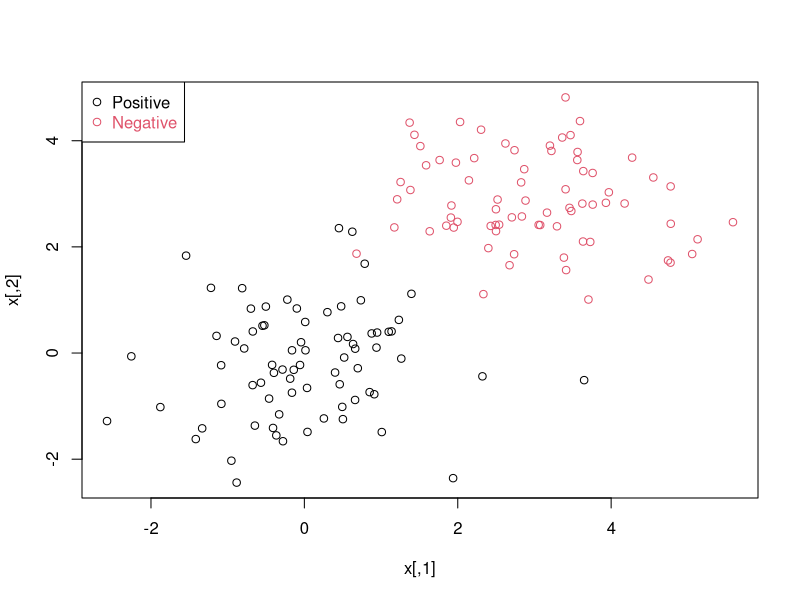
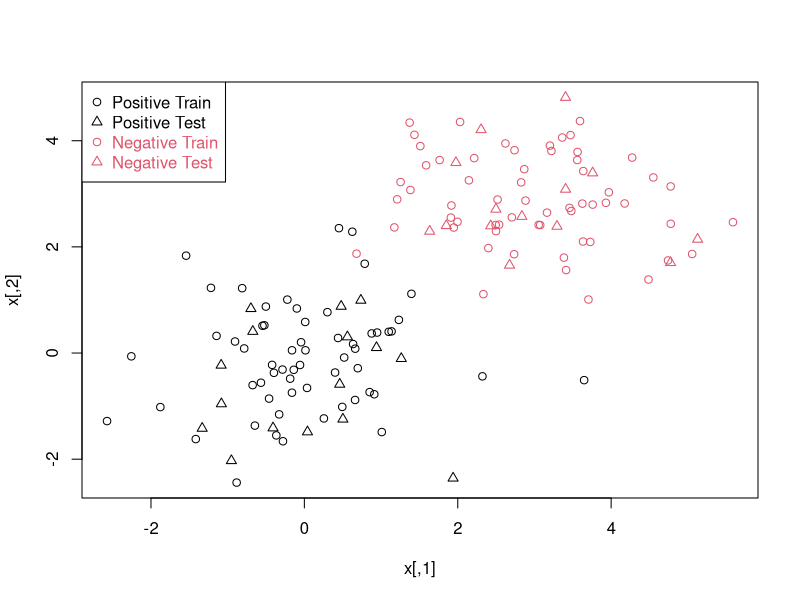
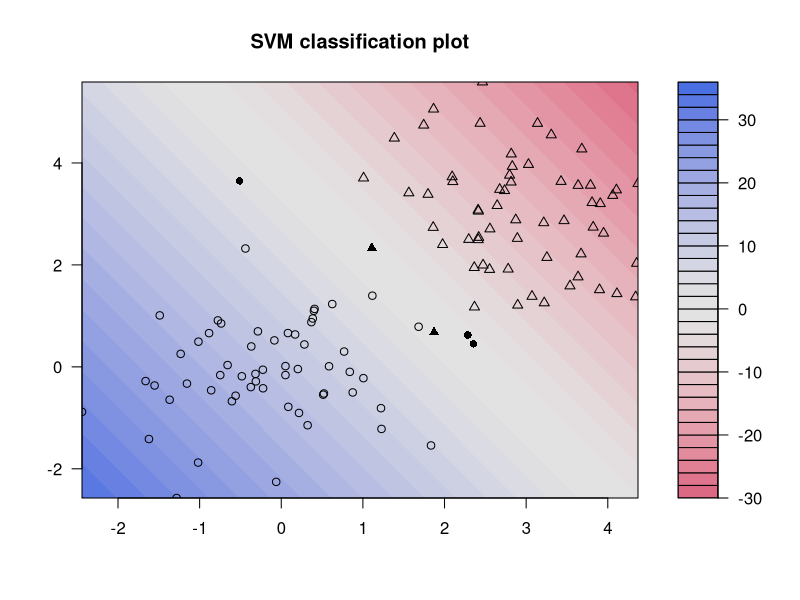
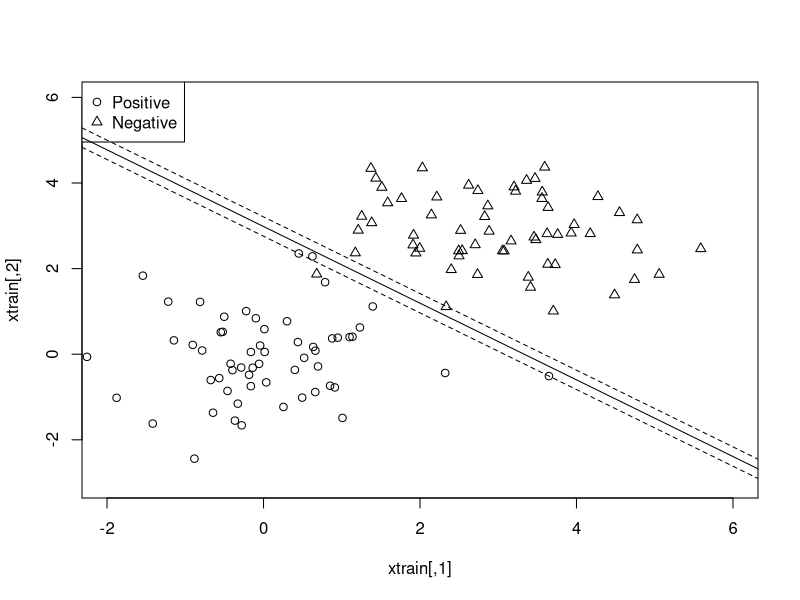
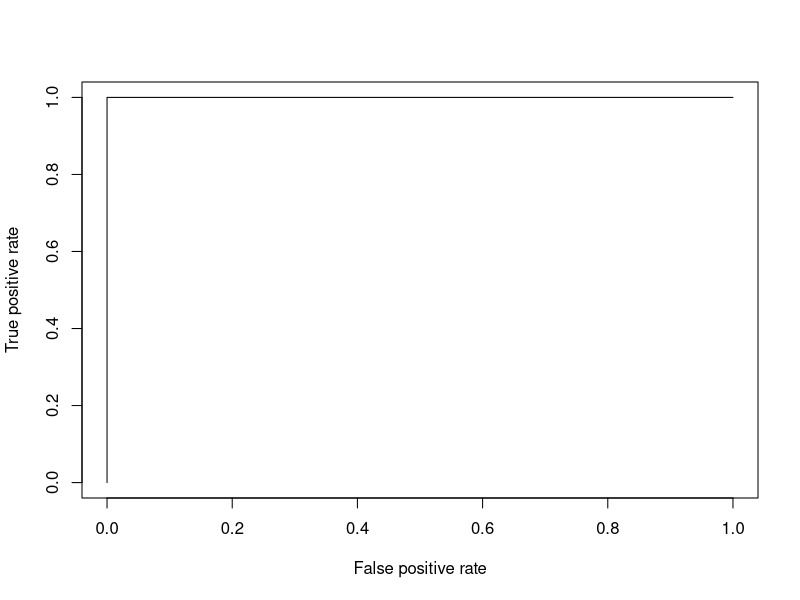
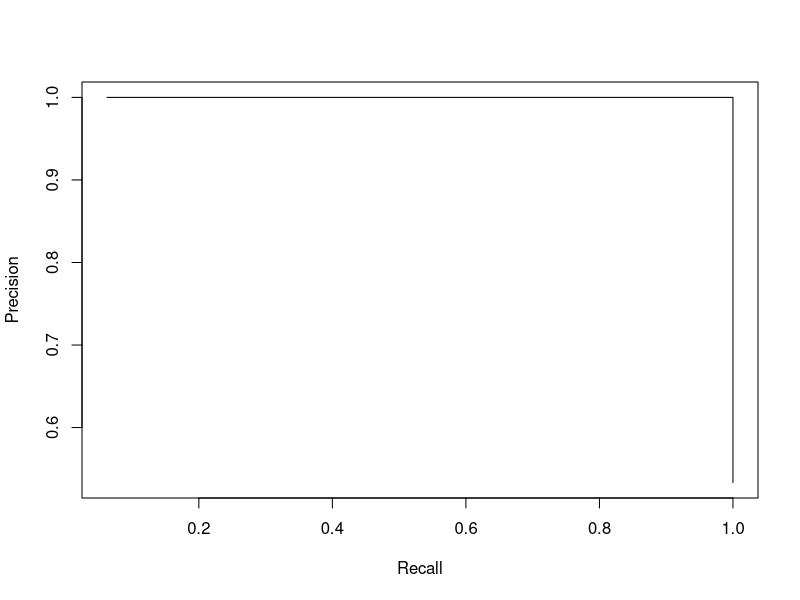
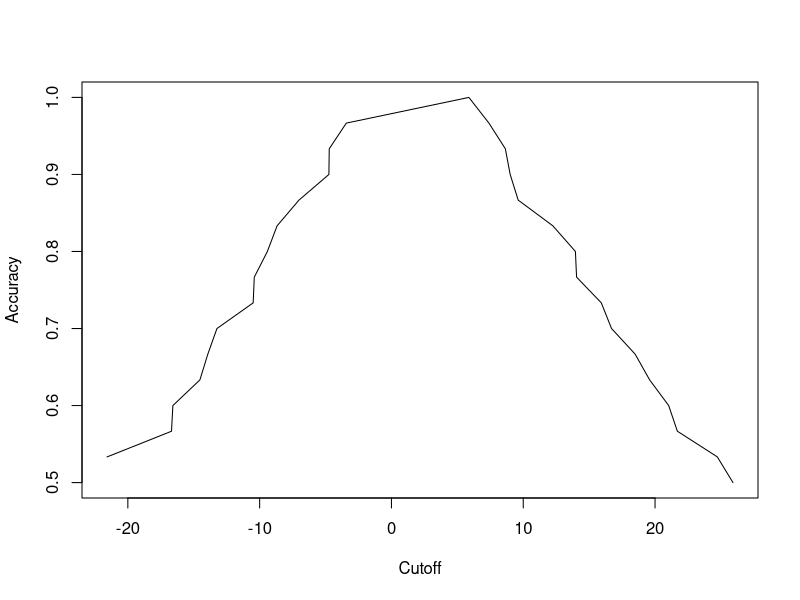
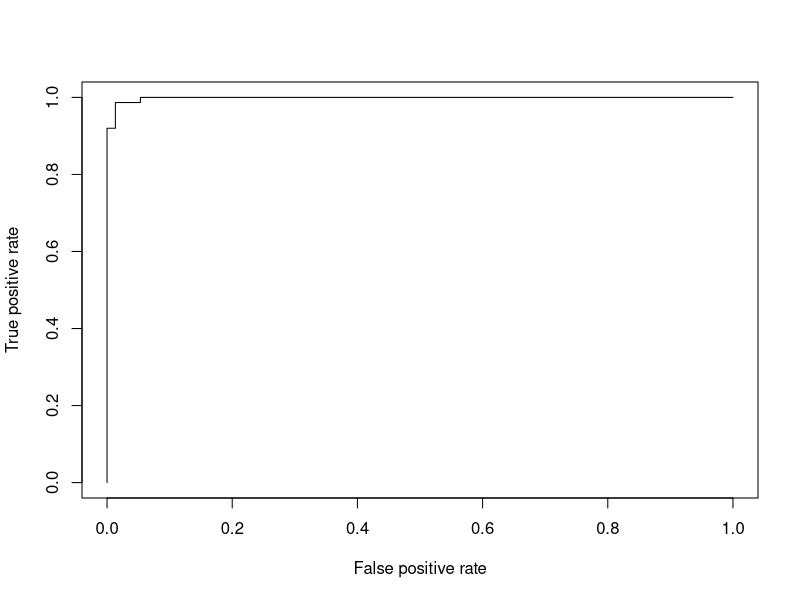

Recreate these plots in R, in order.
                             ################################
                             # ferhat mohamed 2 Master SIEC #
                             ################################

                                      ##########
                                      # TP SVM #
                                      ##########

####################
# 1 - SVM Linéaire #
####################
    ####################################
    # 1.1 Génération de jeu de données #
    ####################################

         n <- 150                        #number of data points
         p <- 2                          # dimension
         sigma <- 1                      # variance of the distribution
         meanpos <- 0                    # centre of the distribution of positive examples
         meanneg <- 3                    # centre of the distribution of negative examples
         npos <- round(n / 2)            # number of positive examples
         nneg <- n - npos                # number of negative examples

         # Generate the positive and negative examples
         xpos <- matrix(rnorm(npos * p, mean = meanpos, sd = sigma), npos, p)
         xneg <- matrix(rnorm(nneg * p, mean = meanneg, sd = sigma), npos, p)
         x <- rbind(xpos, xneg)

         # Generate the labels
         y <- matrix(c(rep(1, npos), rep(-1, nneg)))

         # Visualize the data
         plot(x, col = ifelse(y > 0, 1, 2))
         legend("topleft", c("Positive", "Negative"), col = seq(2), pch = 1, text.col = seq(2))
 

         # Maintenant, nous divisons les données en un ensemble d'entraînement (80%) et un ensemble de tests (20%)
         # Prepare a training and a test set
         ntrain <- round(n * 0.8)        # number of training examples
         tindex <- sample(n, ntrain)     # indices of training samples
         xtrain <- x[tindex, ]
         xtest <- x[-tindex, ]
         ytrain <- y[tindex]
         ytest <- y[-tindex]
         istrain <- rep(0, n)
         istrain[tindex] <- 1

         # Visualize
         plot(x, col = ifelse(y > 0, 1, 2), pch = ifelse(istrain == 1,1,2))
         legend("topleft", c("Positive Train", "Positive Test", "Negative Train", "Negative Test"), 
	            col = c(1, 1, 2, 2), pch = c(1, 2, 1, 2), text.col=c(1,1,2,2))



    ########################
    # 1.2 Entrainer le SVM #
    ########################

         # load the kernlab package
         library(kernlab)

         # train the SVM
         svp <- ksvm(xtrain, ytrain, type = "C-svc", kernel = "vanilladot", C=100, scaled=c())

         #Look and understand what svp contains
         svp

         # Attributes that you can access
         attributes(svp)

         # For example, the support vectors
         alpha(svp)
         alphaindex(svp)
         b(svp)

         # Use the built-in function to pretty-plot the classifier
         plot(svp, data = xtrain)



##############
# Question 1 #
#######################################################################################################
plotlinearsvm <- function(svp, xtrain){                                                               #
  plot(xtrain, pch = ifelse(ytrain > 0, 1, 2), xlim = c(-2, 6), ylim = c(-3, 6))                      #
  legend("topleft", c("Positive", "Negative"), pch = seq(2))                                          #
  w = colSums(unlist(alpha(svp)) * ytrain[unlist(alphaindex(svp))] * xtrain[unlist(alphaindex(svp)),])#
  b = - b(svp)                                                                                        #
  abline(a= -b / w[2], b = -w[1]/w[2])                                                                #
  abline(a= (-b+1)/ w[2], b = -w[1]/w[2], lty = 2)                                                    #
  abline(a= (-b-1)/ w[2], b = -w[1]/w[2], lty = 2)                                                    #         
}                                                                                                     #
plotlinearsvm(svp, xtrain)                                                                            #
#######################################################################################################


    ###########################
    # 1.3 Prédire avec un SVM #
    ###########################


         # Predict labels on test
         ypred <- predict(svp, xtest)
         table(ytest, ypred) 

         # Compute accuracy
         sum(ypred == ytest) / length(ytest)

         # Compute at the prediction scores
         ypredscore <- predict(svp, xtest, type = "decision")

         # Check that the predicted labels are the signs of the scores
         table(ypredscore > 0, ypred)

         # Package to compute ROC curve, precision-recall etc...
         library(ROCR)
         pred <- prediction(ypredscore, ytest)

         # Plot ROC curve
         perf <- performance(pred, measure = "tpr", x.measure = "fpr")
         plot(perf)

         # Plot precision/recall curve
         perf <- performance(pred, measure = "prec", x.measure = "rec")
         plot(perf)

         # Plot accuracy as function of threshold
         perf <- performance(pred, measure = "acc")
         plot(perf)



    ########################
    # 1.4 Cross-validation #
    ########################

         cv.folds <- function(y, folds = 3){
         ## randomly split the n samples into folds
         split(sample(length(y)), rep(1:folds, length = length(y)))
         }


##############
# Question 2 #
####################################################################################
cv.folds(ytrain, folds = 3)                                                        #
                                                                                   #
cv.ksvm <- function(x, y, folds = 3,...){                                          #
  index = cv.folds(y, folds = folds)                                               #
  predScore = rep(NA, length(y))                                                   #
  for (i in 1:folds){                                                              #
    toTrain = unname(unlist(index[-i]))                                            #
    testSet = index[[i]]                                                           #
    svp = ksvm(x[toTrain, ], y[toTrain], type = "C-svc",                           #
         kernel = "vanilladot", C=100, scaled=c())                                 #
    predScore[testSet] = predict(svp, x[unlist(index[[i]]), ], type = "decision")  #
  }                                                                                #
 predScore                                                                         #
}                                                                                  #
####################################################################################

         svp <- ksvm(x, y, type = "C-svc", kernel = "vanilladot", C = 100, scaled=c(), cross = 5)
         print(cross(svp))
         print(error(svp))

##############
# Question 3 #
#############################################################
ypredscore = cv.ksvm(x, y, folds=5)                         #
pred = prediction(ypredscore, y)                            #
perf = performance(pred, measure = "tpr", x.measure = "fpr")#
plot(perf)                                                  #
                                                            #
perf = performance(pred, measure = "acc")                   #
plot(perf)                                                  #
#############################################################


##############
# Question 4 #
#######################################################################################################
                                                                                                      #
#######################################################################################################



        #################
        # 1.5 Effet d C #
        #################


##############
# Question 5 #
#####################################################################################
cost = 2^(seq(-10, 14, by=3))                                                       #
par(mfrow = c(3,3))                                                                 #
for (c in cost){                                                                    # 
  svp = ksvm(xtrain, ytrain, type = "C-svc", kernel = "vanilladot", C=c, scaled=c())#
  plotlinearsvm(svp, xtrain)                                                        #
}                                                                                   #
par(mfrow=c(1,1))                                                                   #                             #
#####################################################################################


##############
# Question 6 #
#########################################################################################
cost = 2^(seq(-10, 15))                                                                 #
crossError = rep(NA, length(cost))                                                      #
error = sapply(cost, function(c){                                                       #
  cross(ksvm(x, y, type = "C-svc", kernel = "vanilladot", C = c, scaled=c(), cross = 5))#
})                                                                                      #
plot(cost, error, type='b')                                                             #
plot(log2(cost), error, type='b')                                                       #
#########################################################################################


##############
# Question 7 #
#######################################################################################
n <- 150                      # number of data points                                 #
p <- 2                        # dimension                                             #
sigma <- 1                    # variance of the distribution                          #
meanpos <- 0                  # centre of the distribution of positive examples       #
meanneg <- 1                  # centre of the distribution of negative examples       #
npos <- round(n / 2)          # number of positive examples                           #
nneg <- n - npos              # number of negative examples                           #
                                                                                      #
# Generate the positive and negative examples                                         #
xpos <- matrix(rnorm(npos * p, mean = meanpos, sd = sigma), npos, p)                  #
xneg <- matrix(rnorm(nneg * p, mean = meanneg, sd = sigma), npos, p)                  #
x <- rbind(xpos, xneg)                                                                #
                                                                                      #
# Generate the labels                                                                 #
y <- matrix(c(rep(1, npos), rep(-1, nneg)))                                           #
                                                                                      #
# Visualize the data                                                                  #
plot(x, col = ifelse(y > 0, 1, 2))                                                    #
legend("topleft", c("Positive", "Negative"), col = seq(2), pch = 1, text.col = seq(2))#
                                                                                      #
# generate training/testing                                                           #
ntrain <- round(n * 0.8)                   # number of training examples              #
tindex <- sample(n, ntrain)                # indices of training samples              #
xtrain <- x[tindex, ]                                                                 #
xtest <- x[-tindex, ]                                                                 #
ytrain <- y[tindex]                                                                   #
ytest <- y[-tindex]                                                                   #
istrain <- rep(0, n)                                                                  #
istrain[tindex] <- 1                                                                  #
                                                                                      #
                                                                                      #
# cost cross validation                                                               #
cost = 2^(seq(-10, 15))                                                               #
error = sapply(cost, function(c){                                                     #
  cross(ksvm(x, y, type = "C-svc", kernel = "vanilladot", C = c, scaled=c(),          #
             cross = 5))                                                              #
})                                                                                    #
plot(cost, error, type='b')                                                           #
plot(log2(cost), error, type='b')                                                     #
#######################################################################################




########################
# 2 - SVM Non Linéaire #
########################

         # Train a nonlinear SVM
         svp <- ksvm(x, y, type = "C-svc", kernel="rbf", kpar = list(sigma = 1), C = 1)

         # Visualize it
         plot(svp, data = x)


##############
# Question 8 #
###################################################################################################
RandomMatrix <- function( dist, n, p, ... ) {                                                     #
  rs <- dist( n*p, ... )                                                                          #
  matrix( rs, n, p )                                                                              # 
}                                                                                                 #
                                                                                                  #
GenerateDatasetNonlinear <- function( n, p ) {                                                    #
  bottom.left <- RandomMatrix( rnorm, n, p, mean=0, sd=1 )                                        #
  upper.right <- RandomMatrix( rnorm, n, p, mean=4, sd=1 )                                        #
  tmp1 <- RandomMatrix( rnorm, n, p, mean=0, sd=1 )                                               #
  tmp2 <- RandomMatrix( rnorm, n, p, mean=4, sd=1 )                                               #
  upper.left <- cbind( tmp1[,1], tmp2[,2] )                                                       # 
  bottom.right <- cbind( tmp2[,1], tmp1[,2] )                                                     #   
  y <- c( rep( 1, 2 * n ), rep( -1, 2 * n ) )                                                     #
  idx.train <- sample( 4 * n, floor( 3.5 * n ) )                                                  #
  is.train <- rep( 0, 4 * n )                                                                     #
  is.train[idx.train] <- 1                                                                        #
  data.frame( x=rbind( bottom.left, upper.right, upper.left, bottom.right ), y=y, train=is.train )#
}                                                                                                 #
                                                                                                  #
data = GenerateDatasetNonlinear(150, 2)                                                           #
plot(data[,1:2], col = data[,3] + 2)                                                              #
x = as.matrix(data[,1:2])                                                                         #
y = matrix(data[,3])                                                                              #  
                                                                                                  # 
                                                                                                  #
###################################################################################################


##############
# Question 9 #
##################################################################################
library(ggplot2)                                                                 #
cost = 2^(seq(-10, 15, by=2))                                                    #
sigma = 0:5                                                                      #
error = sapply(cost, function(c){                                                #
  sapply(sigma, function(s){                                                     #
    cross(ksvm(x, y, type = "C-svc", kernel="rbf", kpar = list(sigma = s), C = c,#
               scaled=c(), cross = 5))                                           #
  })                                                                             #
})                                                                               #
toPlotError = data.frame(sigma = rep(sigma, length(cost)),                       #
                         cost = rep(cost, each = length(sigma)),                 #
                         error = as.vector(error))                               #
                                                                                 #
ggplot(data = toPlotError, aes(x=cost, y=error)) + geom_point() + geom_line() +  #
  facet_grid(.~sigma)                                                            #
                                                                                 #
##################################################################################


         # Train a nonlinear SVM with automatic selection of sigma by heuristic
         svp <- ksvm(x, y, type = "C-svc", kernel = "rbf", C = 1)

         # Visualize it
         plot(svp, data = x)

###############
# Question 10 #
#############################################################################
library(ggplot2)                                                            #
cost = 2^(seq(-10, 15, by=2))                                               #
error = sapply(1:length(cost), function(i){                                 #
    svp = ksvm(x, y, type = "C-svc", kernel = "rbf", C = cost[i], cross = 5)#
    cross(svp)                                                              #
})                                                                          #  
plot(cost, error, type="o")                                                 #
#############################################################################


###############
# Question 11 #
###########################################################################
myKernels = c("polydot", "tanhdot", "laplacedot", "besseldot", "anovadot")#
for (kernel in myKernels){                                                #
  plot(ksvm(x, y, type = "C-svc", kernel = kernel, C = 1), data=x)        #
}                                                                         #
###########################################################################
